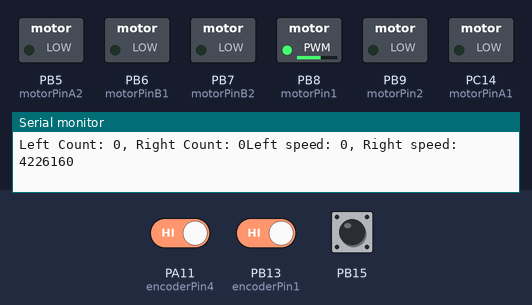
This sketch was run on a simulated STM32 Blue Pill. Shown: switched loads named in the sketch (green lamp = pin HIGH), the last lines printed to the serial monitor. The inputs (shaded band) are chosen by the test bench; at power-on: PB15 HIGH, PA11 (encoderPin4) HIGH, PB13 (encoderPin1) HIGH.

Above: at 0.05 s.
At 1.2 s:
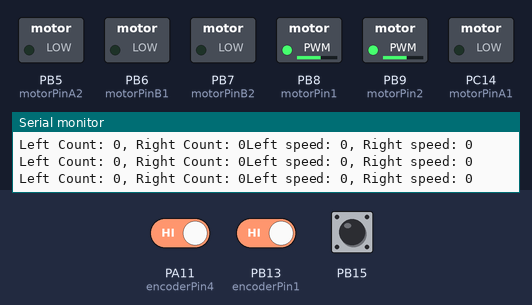
1.3 s: PB15 pulled LOW for 0.15 s
At 2.0 s:
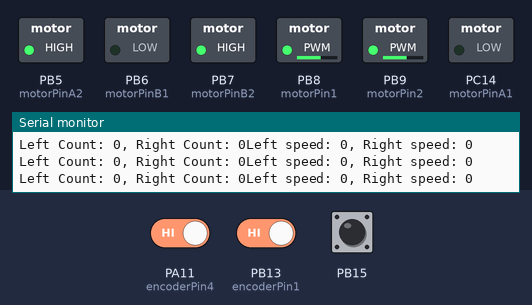
Timing chart, 0 to 4.3 s (numbered marks = the images above; inputs shaded):
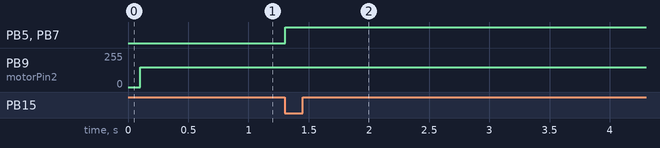

The sketch:

pid.ino
```cpp
int encoderPin1 = PB13; // Encoder Output 'A' must be connected to interrupt pin of Arduino.
int encoderPin2 = PB12; // Encoder Output 'B' must be connected to interrupt pin of Arduino.
int encoderPin3 = PA12; // Encoder Output 'A' must be connected to interrupt pin of Arduino.
int encoderPin4 = PA11; // Encoder Output 'B' must be connected to interrupt pin of Arduino.

int right_count = 0;
int left_count = 0;

// Motor control pins
int motorPin1 = PB8; // Replace with your actual motor control pins
int motorPin2 = PB9; // Replace with your actual motor control pins

int motorPinA1 = PC14; // Replace with your actual motor control pins
int motorPinA2 = PB5; // Replace with your actual motor control pins

int motorPinB1 = PB6; // Replace with your actual motor control pins
int motorPinB2 = PB7; // Replace with your actual motor control pins

int delta_Speed=0;
// Constants for control
int desiredCount = 1000; // Desired encoder count for forward motion
double Kp = 1; // Proportional gain
double Ki = 0; // Integral gain
double Kd = 0; // Derivative gain
double prevError = 0;
double integral = 0;

int button1 = 0;

void setup() {
  Serial.begin(115200); // Initialize serial communication

  pinMode(encoderPin1, INPUT_PULLUP);
  pinMode(encoderPin2, INPUT_PULLUP);
  pinMode(encoderPin3, INPUT_PULLUP);
  pinMode(encoderPin4, INPUT_PULLUP);

  pinMode(PB15, INPUT_PULLUP);
  attachInterrupt(digitalPinToInterrupt(PB15), click1, FALLING);

  attachInterrupt(digitalPinToInterrupt(encoderPin1), updateEncoder_right, FALLING);
  //attachInterrupt(digitalPinToInterrupt(encoderPin2), updateEncoder_right, FALLING);
  //attachInterrupt(digitalPinToInterrupt(encoderPin3), updateEncoder_left, FALLING);
  attachInterrupt(digitalPinToInterrupt(encoderPin4), updateEncoder_left, FALLING);

  pinMode(motorPin1, OUTPUT);
  pinMode(motorPin2, OUTPUT);

  pinMode(motorPinA1, OUTPUT);
  pinMode(motorPinA2, OUTPUT);
  pinMode(motorPinB1, OUTPUT);
  pinMode(motorPinB2, OUTPUT);


  // Initialize motor control pins (set one HIGH and the other LOW to make the robot move forward)
  digitalWrite(motorPinA1, LOW);
  digitalWrite(motorPinA2, LOW);

  digitalWrite(motorPinB1, LOW);
  digitalWrite(motorPinB2, LOW);

}

void loop() {

  if (button1 ==1) {
    digitalWrite(motorPinA1, LOW);
    digitalWrite(motorPinA2, HIGH);

    digitalWrite(motorPinB1, LOW);
    digitalWrite(motorPinB2, HIGH);

  }


//  // Calculate error for both encoders

int Error = left_count - right_count;
//int Error = 0;

//
//  // Calculate integral and derivative terms
integral += Error;
double derivative = Error- prevError;
//
//  // Calculate motor speed adjustments based on PID control
delta_Speed = Kp * double(Error) + Ki * integral + Kd * derivative;

int leftSpeed=leftSpeed-delta_Speed;
int rightSpeed=rightSpeed+delta_Speed;

//
//  // Apply motor speed adjustments to achieve forward motion
 analogWrite(motorPin1, constrain(255 - leftSpeed, 0, 150));
analogWrite(motorPin2, constrain(255 - rightSpeed, 0, 150));
//
//  // Update previous error for the next iteration
prevError = Error;

  Serial.print("Left Count: ");
  Serial.print(left_count);
  Serial.print(", Right Count: ");
  Serial.print(right_count);
  Serial.print("Left speed: ");
  Serial.print(leftSpeed);
  Serial.print(", Right speed: ");
  Serial.println(rightSpeed);

  delay(100);
}

void updateEncoder_left() {
  left_count++;
}

void updateEncoder_right() {
  right_count++;
}

void click1() {
  button1 = 1;
}
```

Measured:
- after the input at 1.3 s, PB5 (motorPinA2), PB7 (motorPinB2): LOW → HIGH at once
